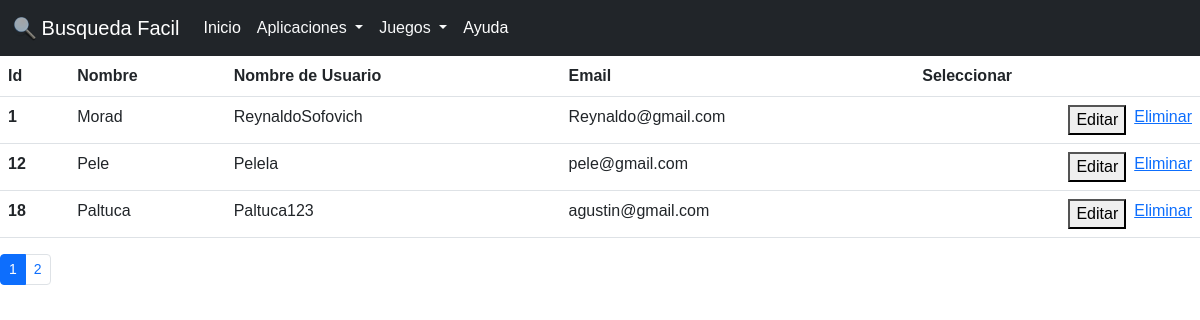
Screenshot of /admin/admin.php (signed in) with the database file from the repository.
### tables this page shows
CREATE TABLE `usuarios` (
  `id` int(50) NOT NULL,
  `Nombre` varchar(50) NOT NULL,
  `Nickname` varchar(50) NOT NULL,
  `Email` text NOT NULL,
  `Password` text NOT NULL
);

### admin/table.php (the view, shortened to what this page needs)
<?php
include("../php/conexion.php");
$pagina = 1;
$max = 3;
$comienzo = ($pagina - 1) * $max;
$query = mysqli_query($conexion, "SELECT * FROM usuarios");
$cantidad = mysqli_num_rows($query);
$maxPaginas = ceil($cantidad / $max);
$usuarios = "SELECT * FROM usuarios LIMIT $comienzo,$max";
?>
<table class="table">
    <thead>
        <tr>
            <th scope="col">Id</th>
            <th scope="col">Nombre</th>
            <th scope="col">Nombre de Usuario</th>
            <th scope="col">Email</th>
            <th scope="col">Seleccionar</th>
        </tr>
    </thead>
    <tbody>
        <?php $resultado = mysqli_query($conexion, $usuarios);
        while ($row = mysqli_fetch_assoc($resultado)) {
            $id = $row['id'];
            $oldName = $row['Nombre'];
            $oldNickname = $row['Nickname'];
            $oldEmail = $row['Email'];
            echo '<tr>';
            echo '<th scope="row">' . $row["id"] . '</th>';
            echo '<td id="' . $oldName . '">' . $row["Nombre"] . '</td>';
            echo '<td id="' . $oldNickname . ' ">' . $row["Nickname"] . '</td>';
            echo '<td id="' . $oldEmail . '">' . $row["Email"] . '</td>';
            echo '<td>';
            echo '<div class="d-grid gap-2 d-md-flex justify-content-md-end">';
            echo '<button onclick="' . "editUser($id,$oldName, $oldNickname, $oldEmail)" . '">Editar</button>';
            echo '<a href="eliminar.php?id=' . $row["id"] . ' class="delete">Eliminar</a>';
            echo '</td>';
            echo '</tr>';
        }
        ?>
    </tbody>
</table>
<footer>
    <nav aria-label="...">
        <ul class="pagination pagination-sm">
            <li class="page-item active" aria-current="page">
                <span class="page-link"><?php echo $pagina ?></span>
            </li>
            <?php
                for ($i = $pagina+1; $i < $maxPaginas+1; $i++) {
            ?>
                    <li class="page-item"><a class="page-link" href="http://localhost/busquedaFacil--main/admin/admin.php?pagina=<?php echo $i ?>"><?php echo $i ?></a></li>
            <?php
                }
            ?>
        </ul>
    </nav>
</footer>

### admin/admin.php (shortened to what this page needs)
<!doctype html>
<html lang="en">
<head>
    <link href="https://cdn.jsdelivr.net/npm/bootstrap@5.2.0-beta1/dist/css/bootstrap.min.css" rel="stylesheet">
    <link rel="stylesheet" href="./css/estilos.css">
</head>
<body>
    <nav class="navbar navbar-expand-lg navbar-dark bg-dark">
        <div class="container-fluid">
            <a class="navbar-brand" href="../index.php">
                <img src="../recursos/busqueda.png" alt="" width="24" height="24" class="d-inline-block align-text-top">
                Busqueda Facil
            </a>
            <div class="collapse navbar-collapse" id="navbarSupportedContent">
                <ul class="navbar-nav me-auto mb-2 mb-lg-0">
                    <li class="nav-item">
                        <a class="nav-link active" aria-current="page" href="../index.php">Inicio</a>
                    </li>
                    <li class="nav-item dropdown">
                        <a class="nav-link dropdown-toggle text-light" href="#" id="navbarScrollingDropdown" role="button" data-bs-toggle="dropdown" aria-expanded="false">
                            Aplicaciones
                        </a>
                    </li>
                    <li class="nav-item dropdown">
                        <a class="nav-link dropdown-toggle text-light " href="#" id="navbarScrollingDropdown" role="button" data-bs-toggle="dropdown" aria-expanded="false">
                            Juegos
                        </a>
                    </li>
                    <li class="nav-item">
                        <a class="nav-link active" href="../paginas/ayuda.php">Ayuda</a>
                    </li>
                </ul>
            </div>
        </div>
    </nav>
    <?php
    require(__DIR__ . '/table.php');
    ?>
</body>
</html>

### css/estilos.css (style rules this page uses)
body { font-family: 'Montserrat', sans-serif; overflow-x: hidden; }

### rows the page displays
usuarios: id "1", Nombre "Morad", Nickname "ReynaldoSofovich", Email "Reynaldo@gmail.com"
usuarios: id "12", Nombre "Pele", Nickname "Pelela", Email "pele@gmail.com"
usuarios: id "18", Nombre "Paltuca", Nickname "Paltuca123", Email "agustin@gmail.com"

### other values shown
$pagina "1"
